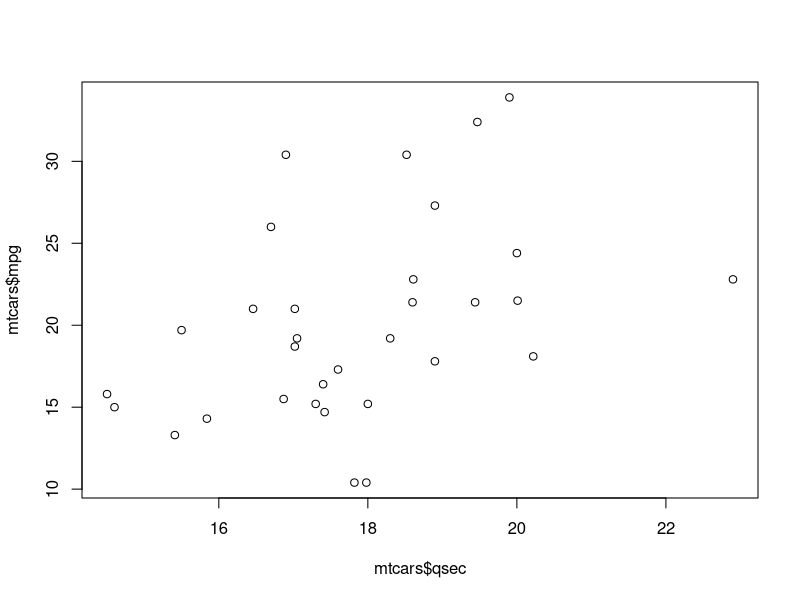

Here is the R script that generated this plot: (Note: this script raises an error after producing the figure.)
data(mtcars)
summary(mtcars)
?mtcars
mtcars$am <- factor(mtcars$am)
mtcars$vs <- factor(mtcars$vs)
plot(mtcars$qsec, mtcars$mpg)
fitlm <- lm(mpg~., data=mtcars)
coef(fitlm)
confint(fitlm2)
n <- which(abs(hatvalues(fitlm) - summary(hatvalues(fitlm))[6]) < .01)
fitlm2 <- lm(mpg ~., data=mtcars[-n,])
fitglm <- glm(mpg~., data=mtcars, family = gaussian)
plot(predict(fitglm), resid(fitglm))
par(mfrow= c(2,2))
for (i in 2:dim(mtcars)[2]){
        plot(mtcars[,i], mtcars$mpg, xlab=names(mtcars)[i],
             ylab ="MPG")
}
hist(mtcars$mpg)
plot(fitlm)
summary(hatvalues(fitlm))

l <- list()
for (i in 2:dim(mtcars)[2]){
        formula <- paste("mpg", "~","+am+", paste(sapply(2:i, function(j) names(mtcars)[j]), collapse = "+"))       
        l[i] <- lm(formula, data = mtcars)
}
anova(sapply(1:length(l), function(i) l[[i]]))
anova(l[1], l[2])

library(caret)
corMatrix <- cor(mtcars[,- c(1,8,9)])
library(car)
vif(fitlm2)
highlyCorrelated <- findCorrelation(corMatrix, cutoff = .8)
newdata <- mtcars[, -(highlyCorrelated+1)]
fitlm <- lm(paste("mpg~",paste(sapply(3:ncol(mtcars), function(j) names(mtcars)[j]), collapse = "+")), data=mtcars)
fitlm2 <- lm(mpg ~., data=newdata)
coef(fitlm2)
confint(fitlm2, level = .8)


lm <- train(mpg ~ . , method="lm",  data=newdata)
lm
coef(lm$finalModel)
confint(lm$finalModel)
